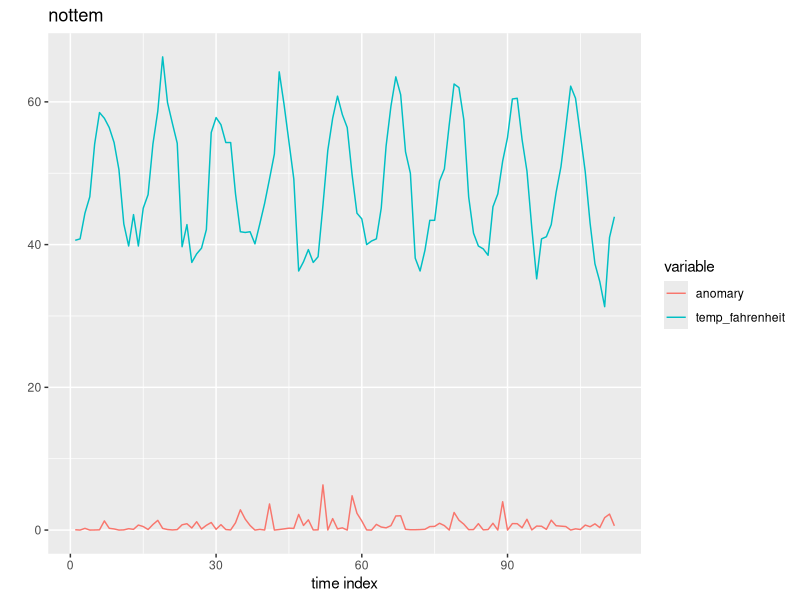
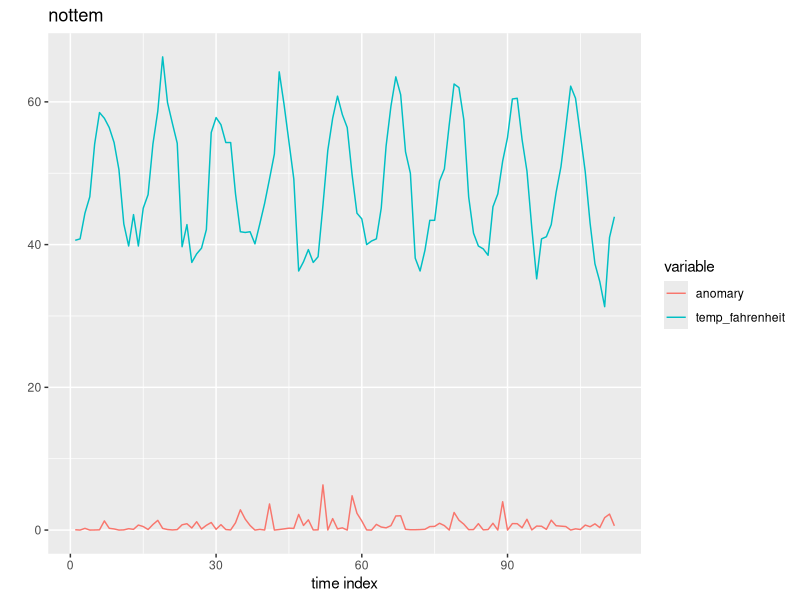

Write the R code that produced these figures, in order.
require(ggplot2)
require(reshape2)
require(stats)

# change working directory
frame_files <- lapply(sys.frames(), function(x) x$ofile)
frame_files <- Filter(Negate(is.null), frame_files)
setwd(dirname(frame_files[[length(frame_files)]]))

head(nottem, 50)
# [1] 40.6 40.8 44.4 46.7 54.1 58.5 57.7 56.4 54.3 50.5 42.9 39.8 44.2 39.8 45.1 47.0 54.1 58.7
# [19] 66.3 59.9 57.0 54.2 39.7 42.8 37.5 38.7 39.5 42.1 55.7 57.8 56.8 54.3 54.3 47.1 41.8 41.7
# [37] 41.8 40.1 42.9 45.8 49.2 52.7 64.2 59.6 54.4 49.2 36.3 37.6 39.3 37.5

D.train <- nottem[1:120]
xi <- nottem[121:240]

ar.model <- ar(D.train)
# Call:
# ar(x = D.train)
#
# Coefficients:
#       1        2        3        4        5        6        7        8
#  0.5880  -0.0234  -0.1972  -0.2599  -0.0802  -0.0617  -0.1332  -0.1593
#
# Order selected 8  sigma^2 estimated as  10.65

r <- ar.model$order
alpha <- ar.model$ar # AIC
xmean <- ar.model$x.mean # AIC
sig2 <- ar.model$var.pred
N <- length(xi) - r
X <- t(embed(xi-xmean, r))[,1:N] # slide window
ypred <- t(X) %*% alpha + xmean # prediction
y <- xi[(1+r):length(xi)]
anomary <- (y - as.numeric(ypred))^2 / sig2

d <- melt(
      data.frame(x=c(1:length(anomary)), anomary=anomary, temp_fahrenheit=nottem[1:length(anomary)]),
      measure=c("anomary", "temp_fahrenheit")
    )

p <- ggplot(d,
      aes(
        x=x,
        y=value,
        group=variable,
        colour=variable
      )
    )
p <- p + geom_line() + labs(title="nottem", x="time index", y="")
plot(p)
ggsave("./img/ar-nottem.png", p)
